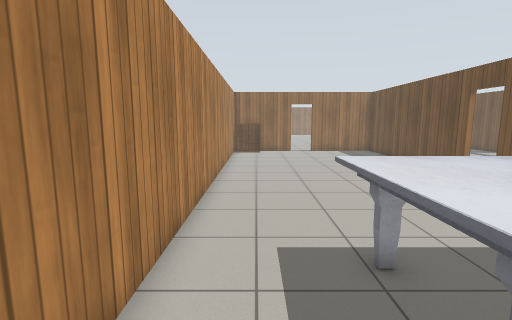
View 1 (above)

20 first-person views from a walk through a Gazebo world. The camera is 1.3 m above the floor, tilts 8° down and sees 85° across. The floor is counted in squares, 0.5 m on a side. Each view is taken from the middle of a square. On the plan, view 1 faces up. The plan holds only what a view shows up to about 19 squares ahead; the rest is blank. The place goes on beyond the plan. Gazebo's built-in surfaces are drawn with simple patterns.

View 2
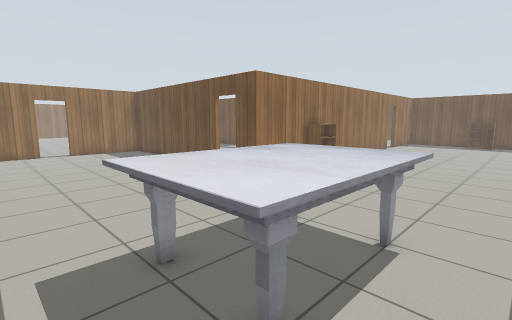

View 3
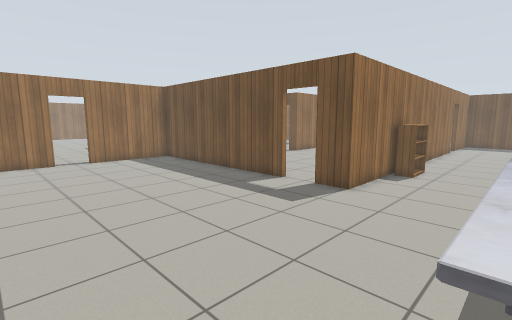

View 4
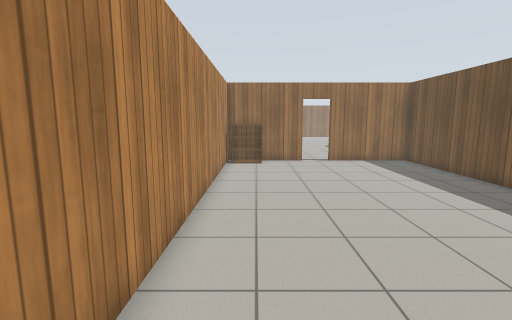

View 5
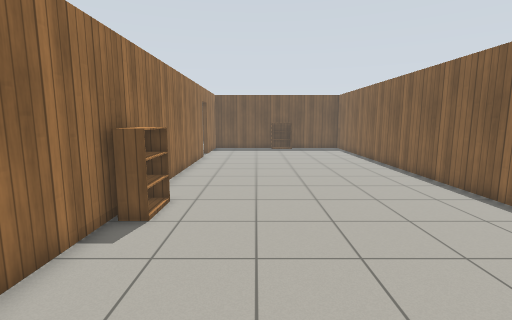

View 6
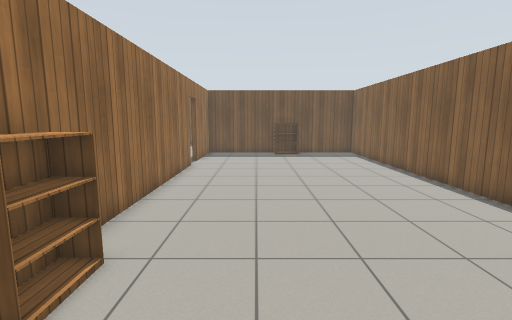

View 7
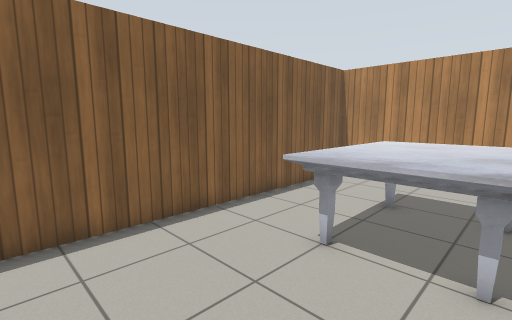

View 8
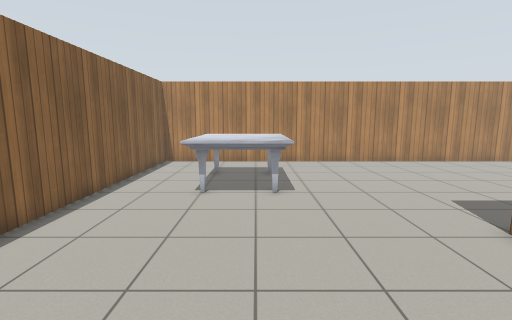

View 9
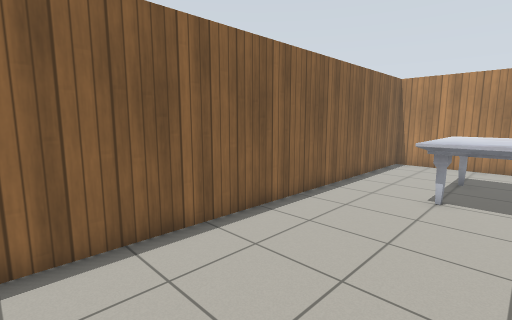

View 10
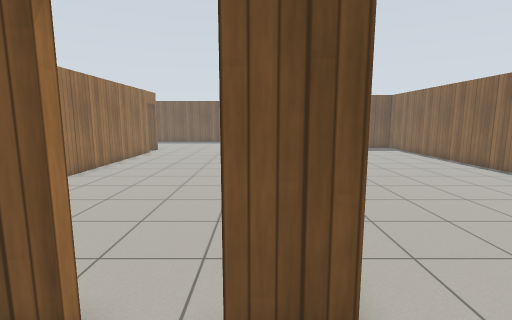

View 11
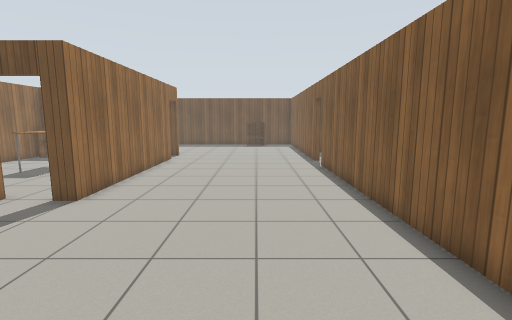

View 12
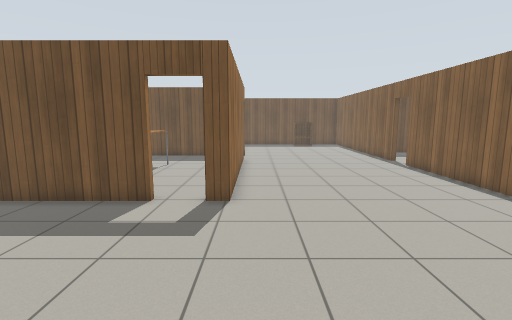

View 13
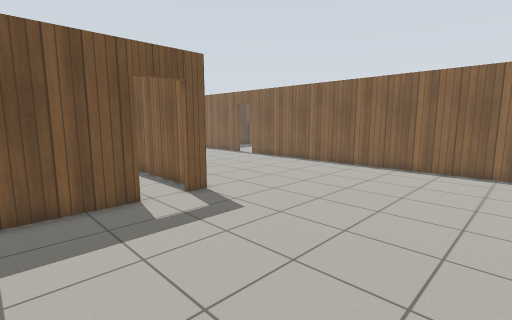

View 14
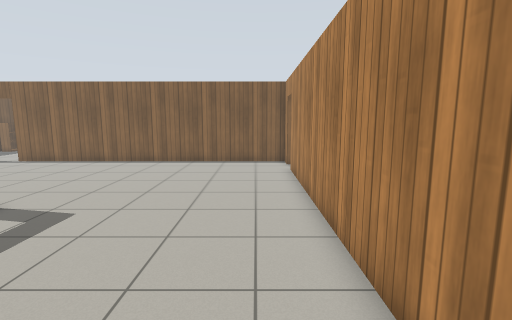

View 15
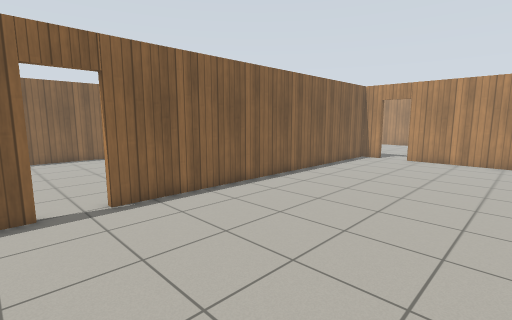

View 16
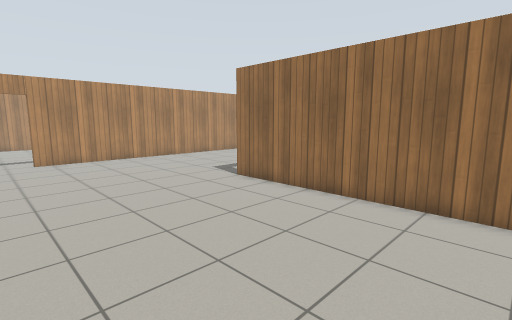

View 17
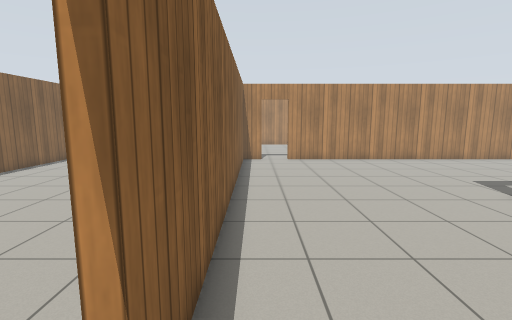

View 18
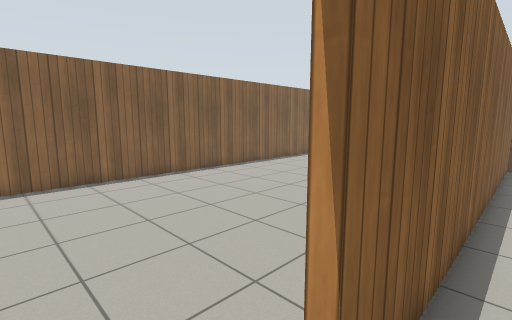

View 19
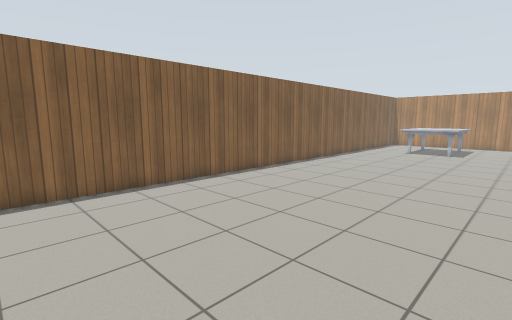

View 20
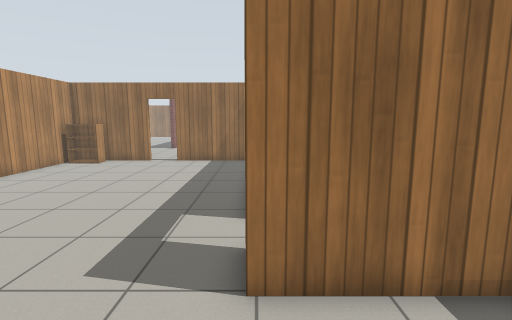

### Floor plan
Points are (right, up) in squares from view 1. A wall is a line through its corners. A room is listed if a view was taken in it or the views show most of it. See-through windows are left out.
Room 1 (views 1, 2, 3, 4, 5, 6, 7, 8, 9, 10, 19, 20)
walls: (9.9, 13.2) (9.9, 24.2) (4.7, 24.2); (27.3, 9.8) (9.9, 9.8) (9.9, 11.4); (3, 24.2) (-1.8, 24.2) (-1.8, -1.8) (30.2, -1.8); (30.2, 9.8) (29.1, 9.8)
ways out: open door at (10, 12.5) to room 2; open door at (28.5, 10) to room 2; open door at (3.5, 24)
objects: bookshelf (-1, 23) to (0, 23); marble table (2, 1) to (7, 5); bookshelf (14, 9) to (16, 9)
Room 2 (views 11, 12, 13, 14, 15, 16, 17, 18)
walls: (19.8, 22.4) (19.8, 27.4); (10.1, 11.4) (10.1, 10.2) (27.3, 10.2); (30.1, 19.9) (19.8, 19.9) (19.8, 20.6); (29.1, 10.2) (30.4, 10.2); (10.1, 28.4) (10.1, 13.2)
ways out: open door at (10, 12.5) to room 1; open door at (28.5, 10) to room 1; open door at (20, 21.5); open door at (30, 20)

Positions as (right, up) in squares from view 1, and headings:
1: (0, 0), facing up
2: (0, 0), facing up-right
3: (0, 5), facing up-right
4: (0, 6), facing up
5: (7, 6), facing right
6: (11, 6), facing right
7: (11, 5), facing down-left
8: (16, 4), facing left
9: (16, 4), facing down-left
10: (7, 11), facing right
11: (11, 14), facing right
12: (11, 19), facing right
13: (11, 26), facing down-right
14: (12, 28), facing down
15: (30, 19), facing down-left
16: (30, 11), facing up-left
17: (29, 11), facing left
18: (29, 11), facing down-left
19: (30, 9), facing down-left
20: (10, 6), facing up
